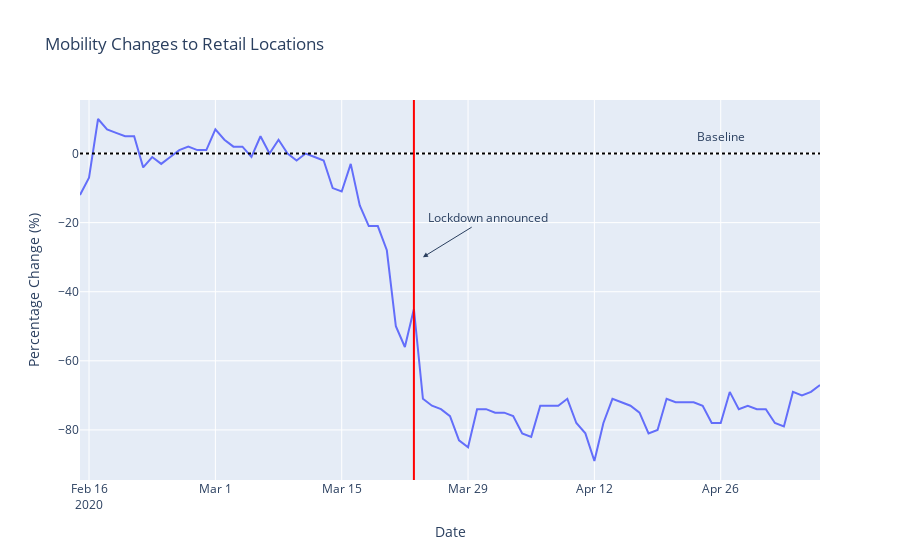

Notebook source saved alongside this figure:
### Markdown cell above
Firstly, just to show the data, I've plotted the percentage change in retail locations. We can see that there was a sharp rise in the days leading up to lockdown announcement and a further sharp drop on the day after the announcement was made. It then fluctuates depending on the day of the week but no apparent trend is seen on certain days.

### Code cell
fig = go.Figure()
fig.add_trace(go.Scatter(x=community_data.index, y=community_data.retail, mode='lines'))
fig.update_layout(xaxis_title='Date', yaxis_title='Percentage Change (%)', 
                  title='Mobility Changes to Retail Locations')
fig.add_shape(dict(type = "line", y0 = 0, y1 = 1, yref = "paper",
            x0 = pandas.Timestamp('2020-03-23'), x1 = pandas.Timestamp('2020-03-23'), 
            line=dict(color="red", width=2)))
fig.add_shape(dict(type = "line", y0 = 0, y1 = 0,
            x0 = 0, x1 = 1, xref='paper', 
            line=dict(color="black", width=2, dash="dot")))
fig.add_annotation(x=pandas.Timestamp('2020-04-26'), y=5, xref="x", yref="y", text="Baseline", showarrow=False)
fig.add_annotation(x=pandas.Timestamp('2020-03-24'), y=-30, xref="x", yref="y", 
                   text="Lockdown announced", showarrow=True, ax=65, 
                  ay=-40, arrowhead=2, arrowsize=1)
fig.show()

### Figure 1 — Plotly figure (JSON) as saved in the notebook; plotly's stock layout.template omitted (floating-point values rounded to 4 significant figures)
{"data": [{"mode": "lines", "type": "scatter", "x": ["2020-02-15", "2020-02-16", "2020-02-17", "2020-02-18", "2020-02-19", "2020-02-20", "2020-02-21", "2020-02-22", "2020-02-23", "2020-02-24", "2020-02-25", "2020-02-26", "2020-02-27", "2020-02-28", "2020-02-29", "2020-03-01", "2020-03-02", "2020-03-03", "2020-03-04", "2020-03-05", "2020-03-06", "2020-03-07", "2020-03-08", "2020-03-09", "2020-03-10", "2020-03-11", "2020-03-12", "2020-03-13", "2020-03-14", "2020-03-15", "2020-03-16", "2020-03-17", "2020-03-18", "2020-03-19", "2020-03-20", "2020-03-21", "2020-03-22", "2020-03-23", "2020-03-24", "2020-03-25", "2020-03-26", "2020-03-27", "2020-03-28", "2020-03-29", "2020-03-30", "2020-03-31", "2020-04-01", "2020-04-02", "2020-04-03", "2020-04-04", "2020-04-05", "2020-04-06", "2020-04-07", "2020-04-08", "2020-04-09", "2020-04-10", "2020-04-11", "2020-04-12", "2020-04-13", "2020-04-14", "2020-04-15", "2020-04-16", "2020-04-17", "2020-04-18", "2020-04-19", "2020-04-20", "2020-04-21", "2020-04-22", "2020-04-23", "2020-04-24", "2020-04-25", "2020-04-26", "2020-04-27", "2020-04-28", "2020-04-29", "2020-04-30", "2020-05-01", "2020-05-02", "2020-05-03", "2020-05-04", "2020-05-05", "2020-05-06", "2020-05-07"], "y": [-12, -7, 10, 7, 6, 5, 5, -4, -1, -3, -1, 1, 2, 1, 1, 7, 4, 2, 2, -1, 5, 0, 4, 0, -2, 0, -1, -2, -10, -11, -3, -15, -21, -21, -28, -50, -56, -45, -71, -73, -74, -76, -83, -85, -74, -74, -75, -75, -76, -81, -82, -73, -73, -73, -71, -78, -81, -89, -78, -71, -72, -73, -75, -81, -80, -71, -72, -72, -72, -73, -78, -78, -69, -74, -73, -74, -74, -78, -79, -69, -70, -69, -67]}], "layout": {"annotations": [{"showarrow": false, "text": "Baseline", "x": "2020-04-26T00:00:00", "xref": "x", "y": 5, "yref": "y"}, {"arrowhead": 2, "arrowsize": 1, "ax": 65, "ay": -40, "showarrow": true, "text": "Lockdown announced", "x": "2020-03-24T00:00:00", "xref": "x", "y": -30, "yref": "y"}], "shapes": [{"line": {"color": "red", "width": 2}, "type": "line", "x0": "2020-03-23T00:00:00", "x1": "2020-03-23T00:00:00", "y0": 0, "y1": 1, "yref": "paper"}, {"line": {"color": "black", "dash": "dot", "width": 2}, "type": "line", "x0": 0, "x1": 1, "xref": "paper", "y0": 0, "y1": 0}], "title": {"text": "Mobility Changes to Retail Locations"}, "xaxis": {"title": {"text": "Date"}}, "yaxis": {"title": {"text": "Percentage Change (%)"}}}}
